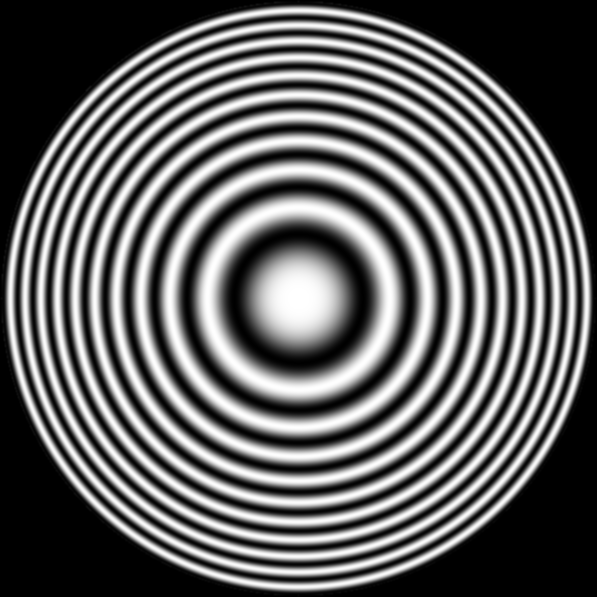
#> input picture Assignment1/src/imgs/zoneplate.tif, 597 x 597 px
$ python Question2-2.py
#> lines starting #> are read from the running program, lines starting #| are printed output that depends on the picture
import numpy as np
import matplotlib.pyplot as plt
from skimage.color import rgb2gray
from skimage import morphology as m
import math

def contrast(image):
    return np.max(image) - np.min(image)

def ScaleIntensity (image, K=1):
    m = contrast(image)
    out = np.array(image).astype(float)
    offset = K*float(np.min(image)/m)
    for j in range(image.shape[1]):
        for i in range(image.shape[0]):
            out[i][j] =  K*(out[i][j]/m) - offset
    return out

imgZ = rgb2gray(plt.imread("imgs/zoneplate.tif"))
#> imgZ is the input picture: shape (597, 597); min 0, max 255, mean 98.1
plt.gray()

def gaussKernel(m,sig,K=1):
#> called with m = 19, sig = 2, K = 1
    out = np.zeros((m,m))
    total = 0
    for i in range(m):
        for j in range(m):
            r = ((i-(m-1)/2)**2) + ((j-(m-1)/2)**2)
            out[i][j] = K * math.exp(-1 * (r/(2*(sig**2))))
            total += out[i][j]
    return out/total;

H = m.disk(9)
H = np.logical_and(H, gaussKernel(19, 2)) #disk guassian filter to reduce corner artifacts in output image

def twodConv(f,w):
    m = len(w)
    n = len(w[0])
    if m == n:
        y = len(f)
#> y = 597
        x = len(f[0])
#> x = 597
        g = np.pad(f, int((m-1)/2), mode='constant')
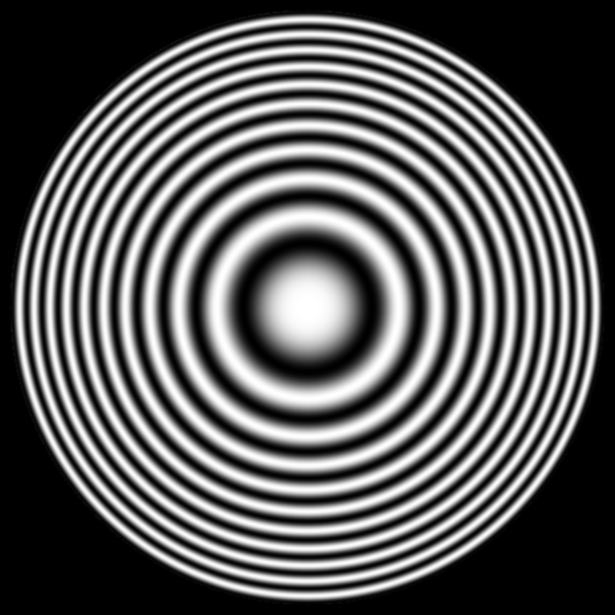
#> g: shape (615, 615); min 0, max 255, mean 92.5
        new = np.zeros((y,x))
        for i in range(y):
            for j in range(x):
                    new[i][j] = np.sum(g[i:i+m, j:j+m] * w)
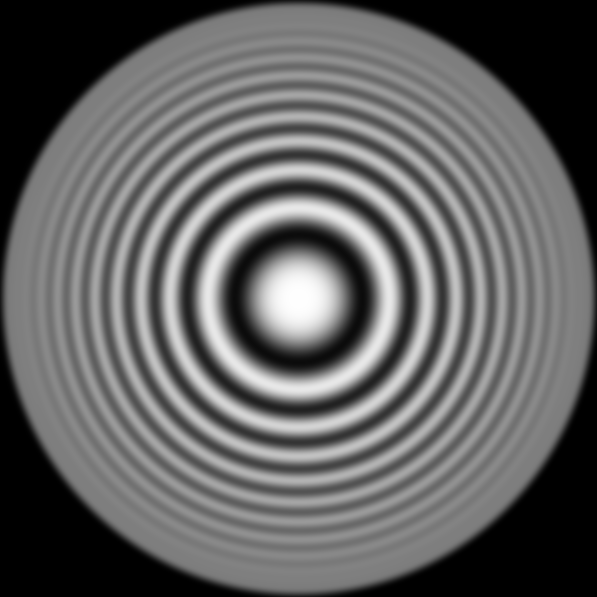
#> new: shape (597, 597) float64; min 0, max 64515, mean 24823.5; drawn with min black and max white
        return new

imgZ7 = twodConv(imgZ, H)
imgZ7 = ScaleIntensity(imgZ7,255)
#> in ScaleIntensity, `m = contrast(image)`: m = 64515
#> in ScaleIntensity, `offset = K*float(np.min(image)/m)`: offset = 0

imgZ8 = imgZ - imgZ7
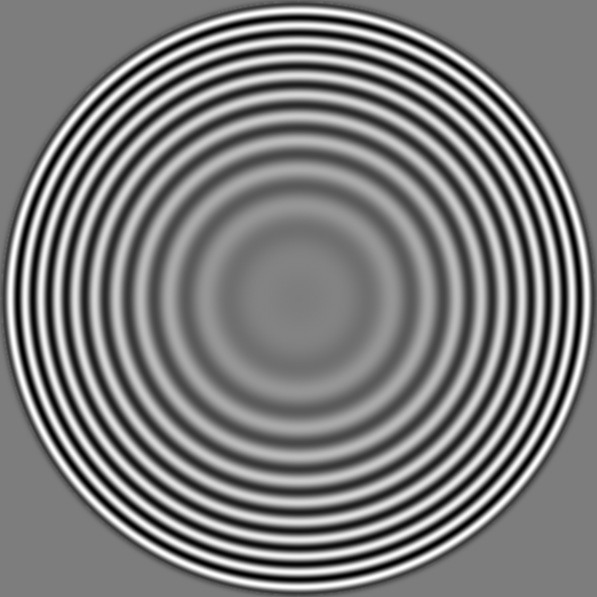
#> imgZ8: shape (597, 597) float64; min -121.5, max 124.6, mean 0; drawn with min black and max white

fig, axs = plt.subplots(1,2,figsize=(8,4))
[axi.set_axis_off() for axi in axs.ravel()]
axs[0] = fig.add_subplot(1,2,1)
axs[0].set_title("Lowpass Butterworth Filter")
axs[0].imshow(imgZ7,  vmin = 0, vmax= 255)
plt.axis('off')
axs[1] = fig.add_subplot(1,2,2)
axs[1].set_title("Highpass Butterworth Filter")
axs[1].imshow(imgZ8, vmin=37, vmax=255)
plt.axis('off')
fig.savefig("output/2-2.png", vmin=0, vmax=255)
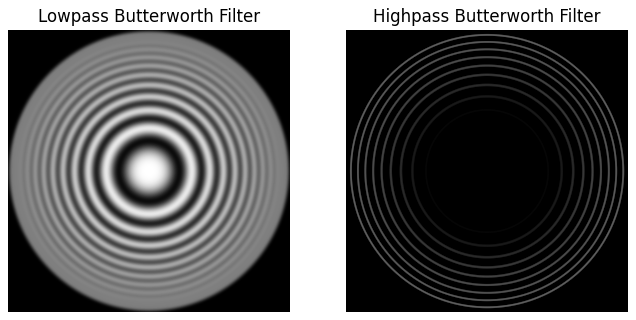
#> figure drawn by matplotlib, 2 panels

$ run again, with Assignment1/src/imgs/road_low_1.jpg saved as Assignment1/src/imgs/zoneplate.tif
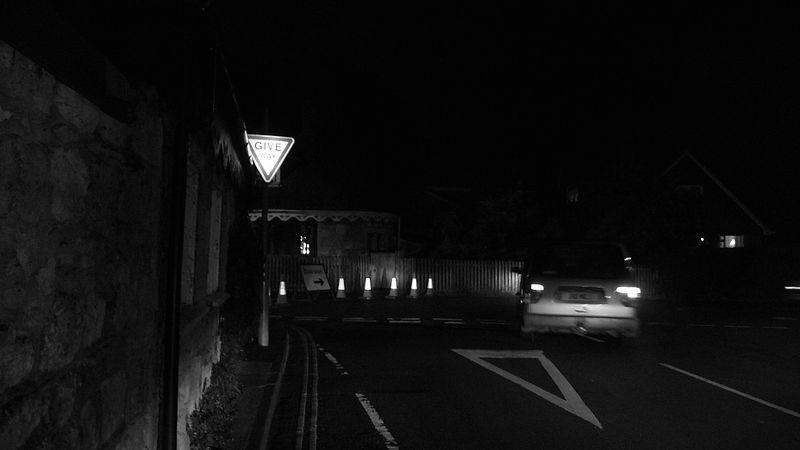
#> input picture Assignment1/src/imgs/road_low_1.jpg, 800 x 450 px
#> imgZ is the input picture: shape (450, 800); min 0, max 255, mean 14.6
#> y = 450
#> x = 800
#> after the loop in twodConv, `for i in range(y):`:
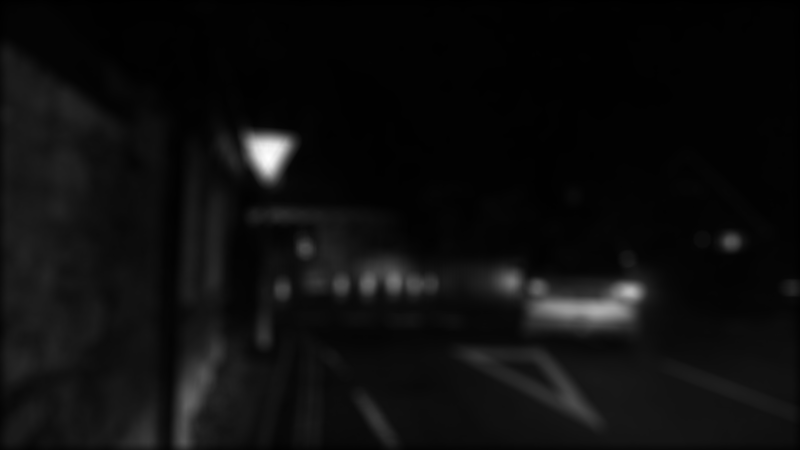
#> new: shape (450, 800) float64; min 157, max 62578, mean 3655.5; drawn with min black and max white
#> m = 62421
#> offset = 0.641
#> `fig.savefig("output/2-2.png", vmin=0, vmax=255)`:
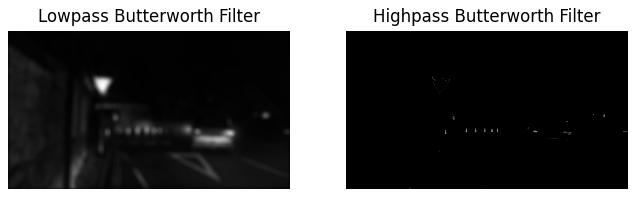
#> figure drawn by matplotlib, 2 panels

$ run again, with Assignment1/src/imgs/road_low_2.jpg saved as Assignment1/src/imgs/zoneplate.tif
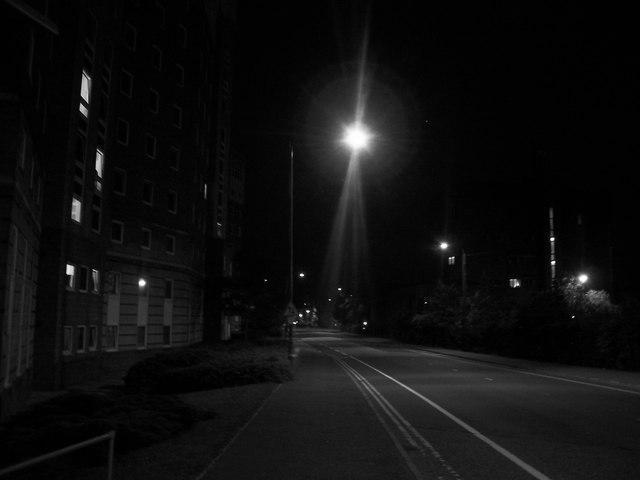
#> input picture Assignment1/src/imgs/road_low_2.jpg, 640 x 480 px
#> imgZ is the input picture: shape (480, 640); min 0, max 255, mean 15.2
#> y = 480
#> x = 640
#> m = 62758
#> offset = 0.297
#> `imgZ8 = imgZ - imgZ7`:
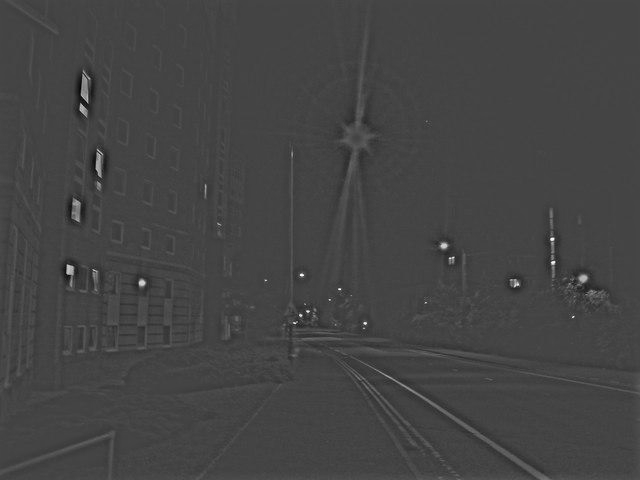
#> imgZ8: shape (480, 640) float64; min -84.28, max 229.6, mean 0; drawn with min black and max white
#> `fig.savefig("output/2-2.png", vmin=0, vmax=255)`:
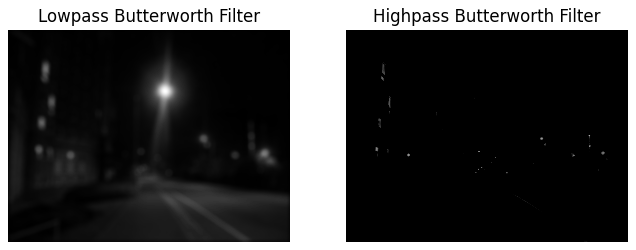
#> figure drawn by matplotlib, 2 panels
